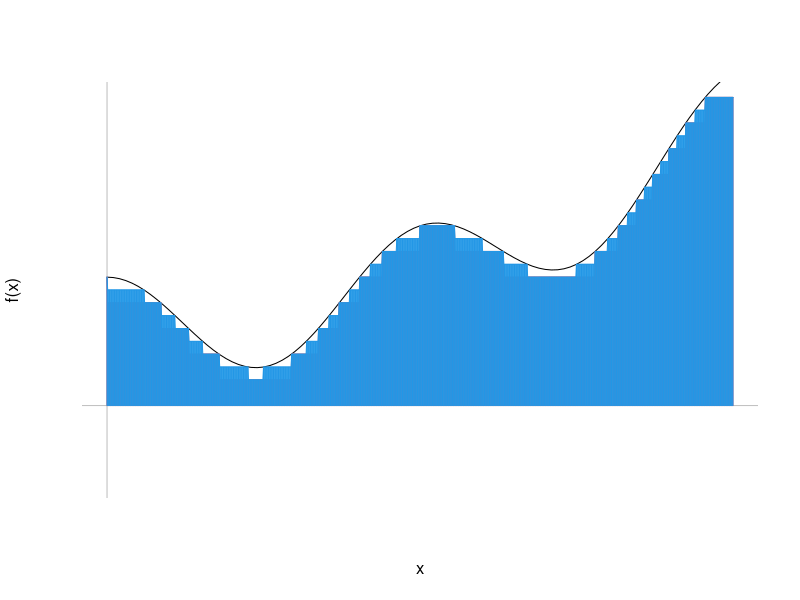

Write R code to recreate this figure.

K <- 12
k <- seq(-K, K, 1)
n <- seq(-K, K, .5)

f <- function(x) 2*cos(2*pi*x) + 2*x^2 + 3
fk <- Vectorize(function(x) max(k[which(k <= f(x))]))
fn <- Vectorize(function(x) max(n[which(n <= f(x))]))

curve(f, 0, 2, axes = F, ylim = c(-3,K))
abline(h = 0, col = "grey")
abline(v = 0, col = "grey")
curve(fk, add = T, col = 2, n = 1001)
curve(fk, add = T, col = 2, n = 1001, type = "h")
curve(fn, add = T, col = 4, n = 1001)
curve(fn, add = T, col = 4, n = 1001, type = "h")
